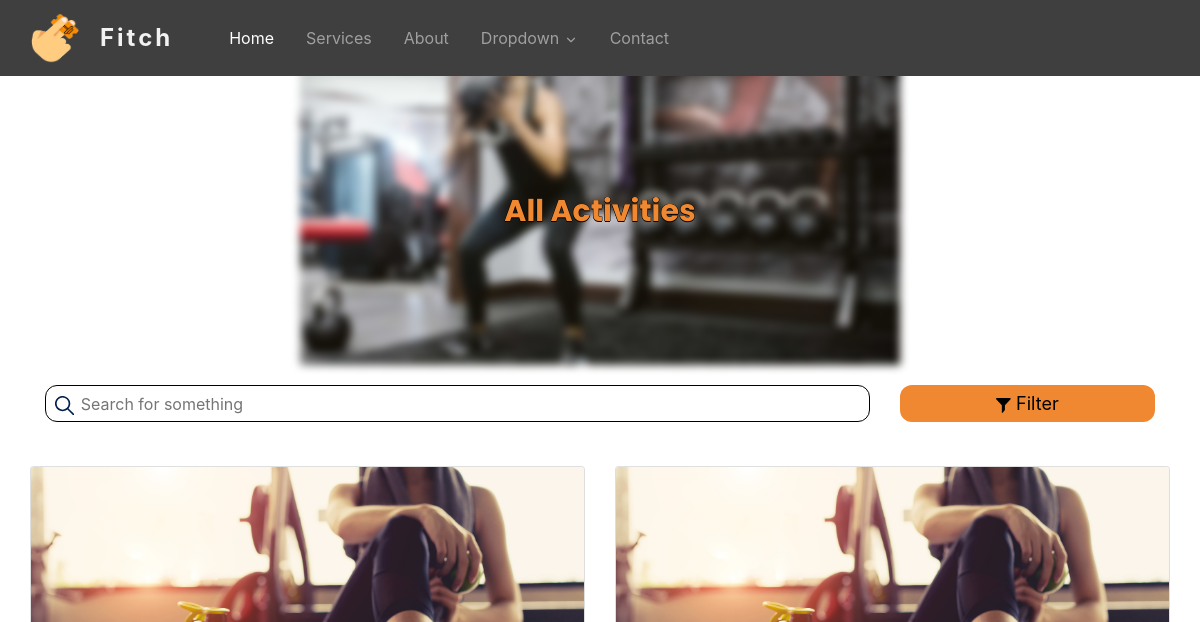
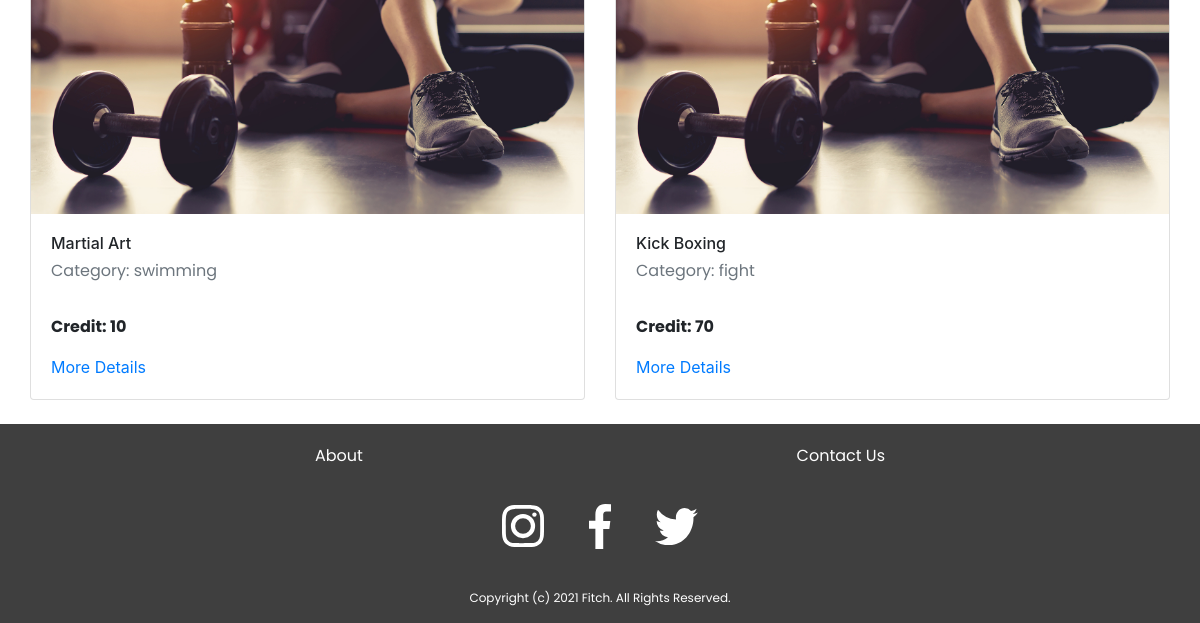
The page /Activity/allactivity on the database as committed earlier (2 pictures, top to bottom).
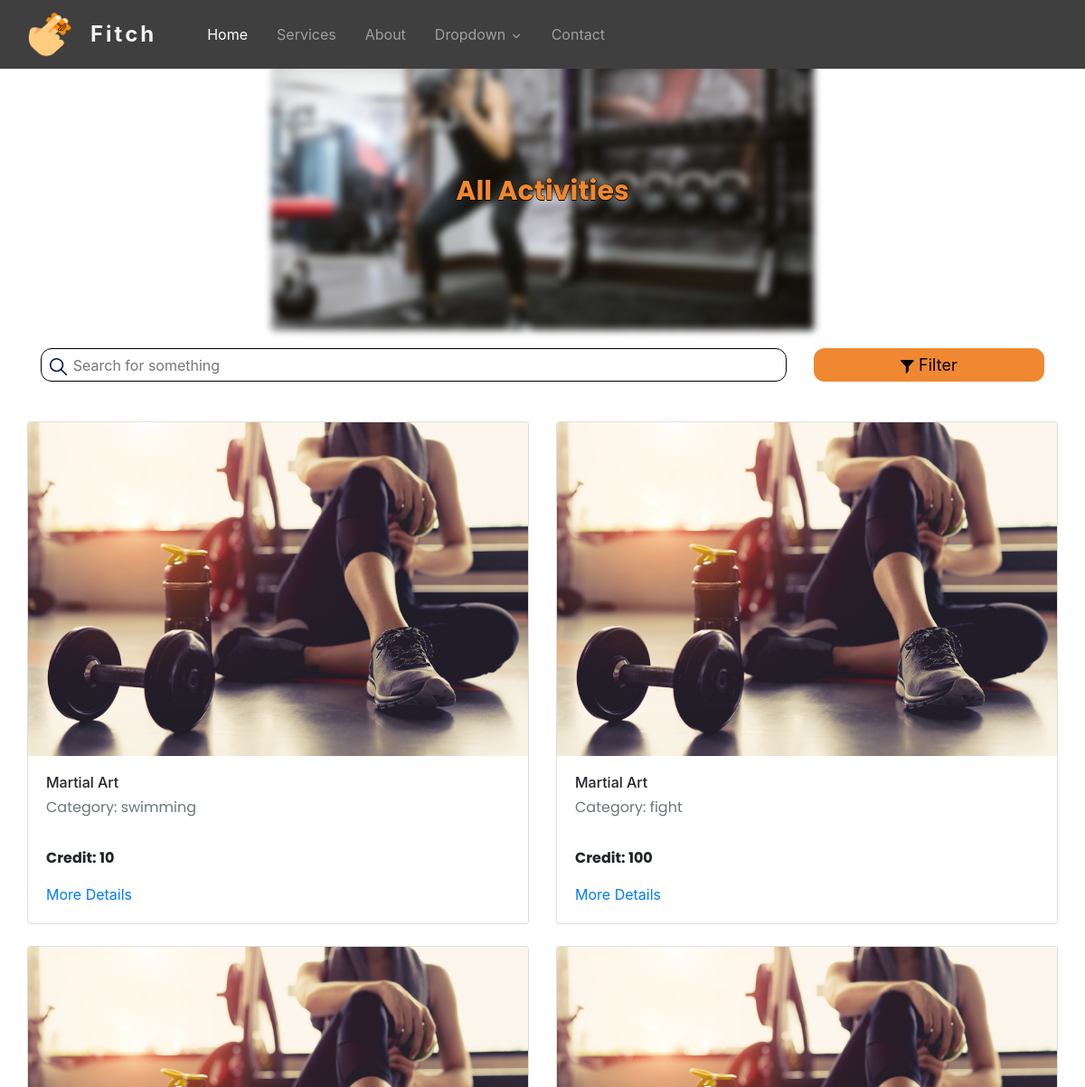
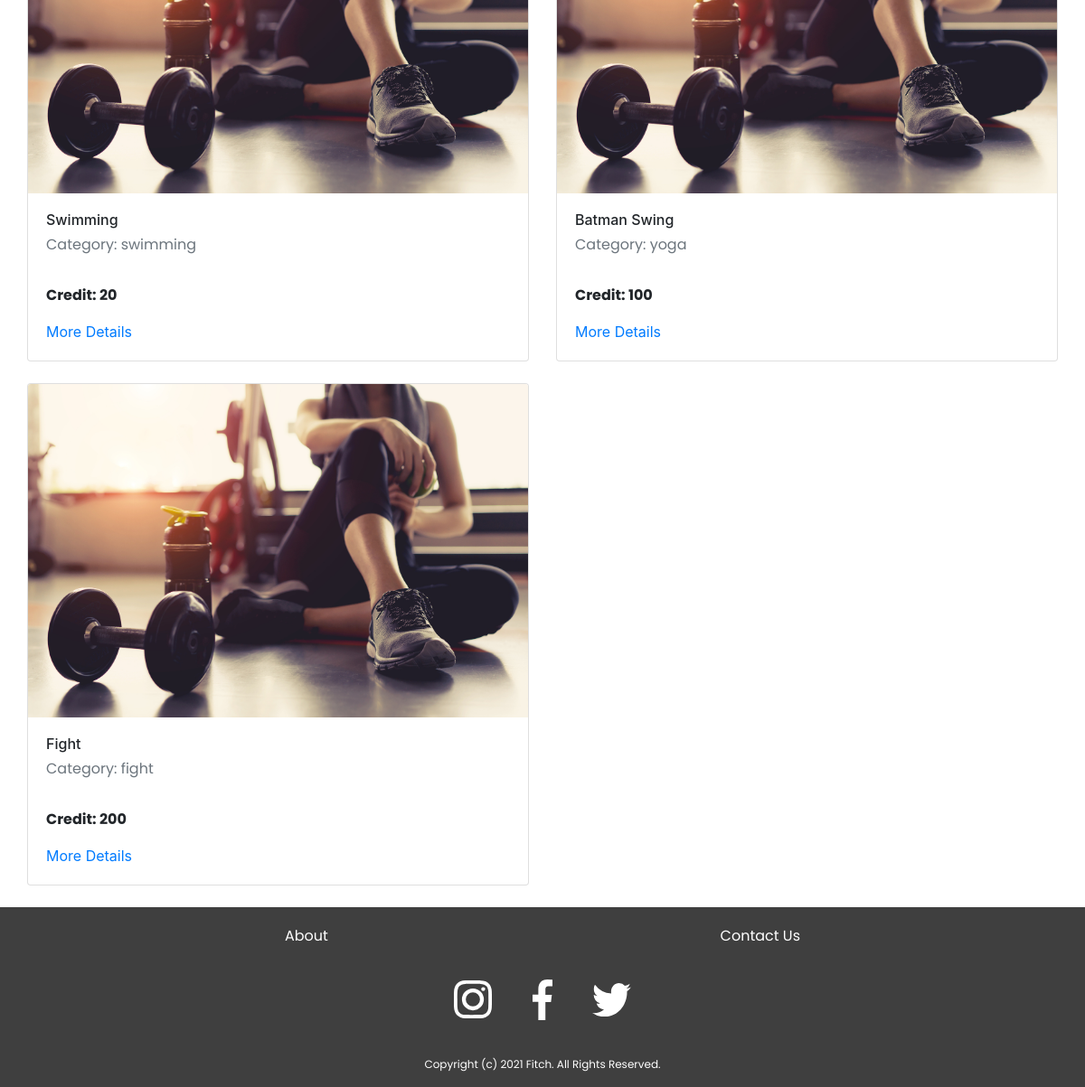
The same page on the database as committed later (2 pictures, top to bottom).
### tables this page shows
CREATE TABLE `gym_activity` (
  `id` int(20) NOT NULL,
  `gym_id` int(20) NOT NULL,
  `activity_name` varchar(255) NOT NULL,
  `category` varchar(255) NOT NULL,
  `sessions_per_week` varchar(255) NOT NULL,
  `max_capacity` int(20) NOT NULL,
  `credit` int(20) NOT NULL,
  `description` varchar(255) NOT NULL,
  `status` int(20) NOT NULL
);

### app/controllers/Activity.php (called while the page is built, shortened)
<?php
class Activity extends Controller
{
    public function __construct()
    {
        $this->activityModel = $this->model('ActivityModel');
    }
    public function allactivity()
    {
        $activity = $this->activityModel->fetchActiveActivity();
        if ($activity != NULL) {
            $data['gym_activity'] = $activity;
        }
        $this->view('Landing/activities', $data);
    }
}

### app/libraries/Core.php (called while the page is built, shortened)
<?php
  class Core {
    protected $currentMethod = 'index';
    public function __construct(){
      $url = $this->getUrl();
      if(file_exists('../app/controllers/' . ucwords($url[0]). '.php')){
        unset($url[0]);
      }
      $this->currentController = new $this->currentController;
      if(isset($url[1])){
        if(method_exists($this->currentController, $url[1])){
          $this->currentMethod = $url[1];
          unset($url[1]);
        }
      }
      $this->params = $url ? array_values($url) : [];
      call_user_func_array([$this->currentController, $this->currentMethod], $this->params);
    }
    public function getUrl(){
      if(isset($_GET['url'])){
        $url = rtrim($_GET['url'], '/');
        $url = filter_var($url, FILTER_SANITIZE_URL);
        $url = explode('/', $url);
        return $url;
      }
    }
  }

### public/index.php (called while the page is built, shortened)
<?php
  $init = new Core;

### app/libraries/Database.php (called while the page is built, shortened)
<?php
  class Database {
    private $host = DB_HOST;
    private $user = DB_USER;
    private $pass = DB_PASS;
    private $dbname = DB_NAME;
    private $dbh;
    private $stmt;
    public function __construct(){
      $dsn = 'mysql:host=' . $this->host . ';dbname=' . $this->dbname;
      $options = array(
        PDO::ATTR_PERSISTENT => true,
        PDO::ATTR_ERRMODE => PDO::ERRMODE_EXCEPTION
      );
      try{
        $this->dbh = new PDO($dsn, $this->user, $this->pass, $options);
      } catch(PDOException $e){
        $this->error = $e->getMessage();
        echo $this->error;
      }
    }
    public function query($sql){
      $this->stmt = $this->dbh->prepare($sql);
    }
    public function bind($param, $value, $type = null){
      if(is_null($type)){
        switch(true){
          case is_int($value):
            $type = PDO::PARAM_INT;
            break;
        }
      }
      $this->stmt->bindValue($param, $value, $type);
    }
    public function execute(){
      return $this->stmt->execute();
    }
    public function resultSet(){
      $this->execute();
      return $this->stmt->fetchAll(PDO::FETCH_OBJ);
    }
  }

### app/models/ActivityModel.php (called while the page is built, shortened)
<?php
class ActivityModel
{
  private $db;
  public function __construct()
  {
    $this->db = new Database;
  }
  public function fetchActiveActivity()
  {
    $this->db->query('SELECT * FROM gym_activity WHERE status = :status');
    $this->db->bind(':status', 1);
    $row = $this->db->resultSet();
    if ($this->db->rowCount() > 0) {
      return $row;
    }
  }
}

### app/views/Landing/activities.php (the view, shortened to what this page needs)
<?php require APPROOT . '/views/inc/header.php'; ?>
<?php require APPROOT . '/views/inc/navbar.php'; ?>
<div class="container-fluid" style="background-color:#
F2F2F2;">
    <div class="row justify-content-center">
        <div class="landing-image col-sm-12 col-lg-6 px-0">
            <img class="activities-responsive" src="<?php echo URLROOT; ?>/images/gym-workout-routines.jpg" alt="">
            <div class="text-overlay-5">
                <h3 class="land-text-6">All Activities</h3>
            </div>
        </div>
    </div>
</div>
<div class="container" style="padding-top: 20px;">
    <div class="row" style="padding-left: 15px; padding-right: 15px; padding-bottom: 20px;">
        <div class="col-9">
            <form method="POST" action="<?php echo URLROOT; ?>/Activity/search">
                <div class="search-input p-1">
                    <button type="submit" style="padding:0; border:none; background:none;"> <span class="search-text-icon"></span></button>
                    <input class="search-input-text" id="searchField" name="searchField" placeholder="Search for something">
                </div>
            </form>
        </div>
        <div class="col-3">
            <button type="button" class="filter-btn" data-toggle="modal" data-target="#filterModal"><span class="filter-btn-icon">
                </span>
                Filter
            </button>
        </div>
    </div>
</div>
<div class="container">
    <div class="row">
        <?php
        if (!empty($data['gym_activity'])) {
            foreach ($data['gym_activity'] as $activity) {
                echo '<div class = "col-6">';
                echo '<div class="card mt-4 " style="width: auto;">';
                echo '<img class="card-img-top" src="' . URLROOT . '/images/gym1.jpg" alt="Card image cap">';
                echo '<div class="card-body rounded-pill">';
                echo '<h6 class="card-title">' . $activity->activity_name . '</h6>';
                echo '<p class="card-subtitle mb-2 text-muted">Category: ' . $activity->category . '</p>';
                echo '<p><b>Credit: ' . $activity->credit . '</b></p>';
                echo '<a href="' . URLROOT . '/Activity/activitydetails/' . $activity->id . '/' . $activity->gym_id . '" class="card-link">More Details</a>';
                echo '</div>';
                echo '</div>';
                echo '</div>';
            }
        } else {
            echo "No Gym activity please check back later!";
        }
        ?>
    </div>
</div>
<br>
<?php require APPROOT . '/views/inc/footer.php'; ?>

### app/libraries/Controller.php (shortened to what this page needs)
<?php
  class Controller {
    public function model($model){
      return new $model();
    }
    public function view($view, $data = []){
      if(file_exists('../app/views/' . $view . '.php')){
        require_once '../app/views/' . $view . '.php';
      } else {
        die('View does not exist');
      }
    }
  }

### app/views/inc/header.php (shortened to what this page needs)
<!DOCTYPE html>
<html lang="en">
<head>
  <link rel="stylesheet" href="<?php echo URLROOT; ?>/css/style.css">
  <link rel="stylesheet" href="https://stackpath.bootstrapcdn.com/bootstrap/4.3.1/css/bootstrap.min.css">
  <link rel="stylesheet" href="//cdnjs.cloudflare.com/ajax/libs/timepicker/1.3.5/jquery.timepicker.min.css">
  <link rel="stylesheet" href="<?php echo URLROOT; ?>/public/css/style.css">
</head>
<body>

### app/views/inc/navbar.php (shortened to what this page needs)
<nav class="navbar navbar-expand-lg navbar-dark fixed-top">
  <div class="container">
    <a class="navbar-brand d-flex px-0" href="#">
      <img src="<?php echo URLROOT; ?>/images/t2f-logo.png" alt="logo" width="50" height="50" class="navbar-image">
      <h4 class="fitch-title">Fitch</h4>
    </a>
    <div class="collapse navbar-collapse" id="navbar4">
      <ul class="navbar-nav mr-auto pl-lg-4">
        <li class="nav-item px-lg-2 active"> <a class="nav-link" href="<?php echo URLROOT ?>"> <span class="d-inline-block d-lg-none icon-width"><i class="fas fa-home"></i></span>Home</a> </li>
        <li class="nav-item px-lg-2"> <a class="nav-link" href="#"><span class="d-inline-block d-lg-none icon-width"><i class="fas fa-spa"></i></span>Services</a> </li>
        <li class="nav-item px-lg-2"> <a class="nav-link" href="#"><span class="d-inline-block d-lg-none icon-width"><i class="far fa-user"></i></i></span>About</a> </li>
        <li class="nav-item px-lg-2 dropdown d-menu">
          <a class="nav-link dropdown-toggle" href="#" id="dropdown01" data-toggle="dropdown" aria-haspopup="true" aria-expanded="false">Dropdown
            <svg id="arrow" xmlns="http://www.w3.org/2000/svg" width="14" height="14" viewBox="0 0 24 24" fill="none" stroke="currentColor" stroke-width="2" stroke-linecap="round" stroke-linejoin="round">
              <polyline points="6 9 12 15 18 9"></polyline>
            </svg>
          </a>
        </li>
        <li class="nav-item px-lg-2"> <a class="nav-link" href="#"><span class="d-inline-block d-lg-none icon-width"><i class="far fa-envelope"></i></span>Contact</a> </li>
      </ul>
    </div>
  </div>
</nav>

### app/views/inc/footer.php (shortened to what this page needs)
<div class="container-fluid" style="background-color: #3F3F3F; padding-top: 20px;">
    <div class="row justify-content-center">
        <div class="col-sm-1 col-lg-6">
            <a href="#" class="float-left">
                <p style="color: white;">About</p>
            </a>
            <a href="#" class="float-right">
                <p style="color: white;">Contact Us</p>
            </a>
        </div>
    </div>
    <div class="row justify-content-center" style="padding-top: 20px;">
        <div class="col-sm-1 col-lg-6 text-center">
            <div class="social-container">
                <a href="#">
                    <span class="insta-logo">
                    </span>
                </a>
                <a href="#">
                    <span class="facebook-logo">
                    </span>
                </a>
                <a href="#">
                    <span class="twitter-logo">
                    </span>
                </a>
            </div>
        </div>
    </div>
    <div class="row justify-content-center" style="padding-top: 40px;">
        <div class="col-sm-1 col-lg-6 text-center">
            <p style="color: white; font-size: 12px;">Copyright (c) 2021 Fitch. All Rights Reserved.</p>
        </div>
    </div>
</div>
</body>
</html>

### public/css/style.css (style rules this page uses)
body { padding-top: 65px; }
.container { width: 100%; padding-right: 0px; padding-left: 0px; margin-right: auto; margin-left: auto; }
h3 { font-family: 'Poppins', sans-serif; }
p { font-family: 'Poppins', sans-serif; }
.landing-image { position: relative; text-align: center; }
.text-overlay-5 { position: absolute; top: 50%; left: 50%; transform: translate(-50%, -50%); }
.land-text-6 { font-size: 30px; font-weight: bold; color: #ef8830; text-shadow: 0.5px 0 0 #000, 0 -0.5px 0 #000, 0 0.5px 0 #000, -0.5px 0 0 #000; }
.activities-responsive { width: 100%; filter: blur(4px); }
.search-text-icon { margin-left: 5px; padding-bottom: 5px; }
.search-input { justify-content: center; align-items: center; width: 100%; height: 37px; border-radius: 12px; border-width: 1px; border-color: black; border-style: solid; }
.search-input-text { height: 100%; width: 90%; background-color: transparent; border-style: none; outline: none; }
.filter-btn { background-color: #ef8830; justify-content: center; align-items: center; width: 100%; height: 37px; font-size: 18px; color: black; border-radius: 12px; border-style: none; outline: none; }
.filter-btn-icon { margin-bottom: 10px; }

### app/views/inc/navbar.php (style rules this page uses)
.navbar { background-color: #3F3F3F; }
.dropdown-toggle::after { display: none; }
.fitch-title { font-weight: bolder; color: #F2F2F2; margin: auto; letter-spacing: 3px; padding-left: 20px; }

### app/views/inc/footer.php (style rules this page uses)
.insta-logo { padding-right: 40px; }
.twitter-logo { padding-left: 40px; }

Rows that differ between the two databases and show on the page:
removed gym_activity: activity_name "Kick Boxing", category "fight", credit "70"
added gym_activity: activity_name "Martial Art", category "fight", credit "100"
added gym_activity: activity_name "Swimming", category "swimming", credit "20"
added gym_activity: activity_name "Batman Swing", category "yoga", credit "100"
added gym_activity: activity_name "Fight", category "fight", credit "200"
